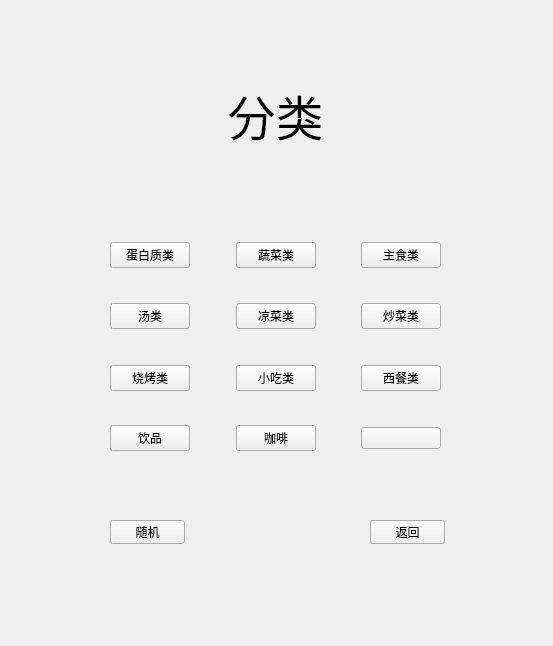
<?xml version="1.0" encoding="UTF-8"?>
<ui version="4.0">
 <class>Form</class>
 <widget class="QWidget" name="Form">
  <property name="geometry">
   <rect>
    <x>0</x>
    <y>0</y>
    <width>553</width>
    <height>646</height>
   </rect>
  </property>
  <property name="windowTitle">
   <string>Form</string>
  </property>
  <property name="styleSheet">
   <string notr="true">QPushButton { font-size: 12px; font-family: '黑体'; background-color: rgb(170, 170, 255); }
background-color: rgb(170, 170, 255);</string>
  </property>
  <widget class="QWidget" name="gridLayoutWidget">
   <property name="geometry">
    <rect>
     <x>110</x>
     <y>80</y>
     <width>331</width>
     <height>371</height>
    </rect>
   </property>
   <layout class="QGridLayout" name="gridLayout">
    <item row="6" column="0">
     <widget class="QPushButton" name="pushButton_8">
      <property name="text">
       <string>汤类</string>
      </property>
     </widget>
    </item>
    <item row="8" column="0">
     <widget class="QPushButton" name="pushButton_9">
      <property name="text">
       <string>烧烤类</string>
      </property>
     </widget>
    </item>
    <item row="9" column="2">
     <spacer name="verticalSpacer_3">
      <property name="orientation">
       <enum>Qt::Vertical</enum>
      </property>
      <property name="sizeHint" stdset="0">
       <size>
        <width>20</width>
        <height>40</height>
       </size>
      </property>
     </spacer>
    </item>
    <item row="6" column="4">
     <widget class="QPushButton" name="pushButton_3">
      <property name="text">
       <string>炒菜类</string>
      </property>
     </widget>
    </item>
    <item row="7" column="0">
     <spacer name="verticalSpacer_2">
      <property name="orientation">
       <enum>Qt::Vertical</enum>
      </property>
      <property name="sizeHint" stdset="0">
       <size>
        <width>20</width>
        <height>40</height>
       </size>
      </property>
     </spacer>
    </item>
    <item row="10" column="2">
     <widget class="QPushButton" name="pushButton_11">
      <property name="text">
       <string>咖啡</string>
      </property>
     </widget>
    </item>
    <item row="4" column="2">
     <widget class="QPushButton" name="pushButton_5">
      <property name="text">
       <string>蔬菜类</string>
      </property>
     </widget>
    </item>
    <item row="6" column="2">
     <widget class="QPushButton" name="pushButton_4">
      <property name="text">
       <string>凉菜类</string>
      </property>
     </widget>
    </item>
    <item row="10" column="0">
     <widget class="QPushButton" name="pushButton_10">
      <property name="text">
       <string>饮品</string>
      </property>
     </widget>
    </item>
    <item row="0" column="0" colspan="5">
     <widget class="QLabel" name="label">
      <property name="font">
       <font>
        <family>宋体</family>
        <pointsize>36</pointsize>
       </font>
      </property>
      <property name="text">
       <string>分类</string>
      </property>
      <property name="alignment">
       <set>Qt::AlignCenter</set>
      </property>
     </widget>
    </item>
    <item row="7" column="1">
     <spacer name="verticalSpacer_5">
      <property name="orientation">
       <enum>Qt::Vertical</enum>
      </property>
      <property name="sizeHint" stdset="0">
       <size>
        <width>20</width>
        <height>40</height>
       </size>
      </property>
     </spacer>
    </item>
    <item row="2" column="0">
     <spacer name="verticalSpacer_7">
      <property name="orientation">
       <enum>Qt::Vertical</enum>
      </property>
      <property name="sizeHint" stdset="0">
       <size>
        <width>20</width>
        <height>40</height>
       </size>
      </property>
     </spacer>
    </item>
    <item row="8" column="2">
     <widget class="QPushButton" name="pushButton_6">
      <property name="text">
       <string>小吃类</string>
      </property>
     </widget>
    </item>
    <item row="5" column="0">
     <spacer name="verticalSpacer">
      <property name="orientation">
       <enum>Qt::Vertical</enum>
      </property>
      <property name="sizeHint" stdset="0">
       <size>
        <width>20</width>
        <height>40</height>
       </size>
      </property>
     </spacer>
    </item>
    <item row="4" column="0">
     <widget class="QPushButton" name="pushButton_7">
      <property name="text">
       <string>蛋白质类</string>
      </property>
     </widget>
    </item>
    <item row="6" column="3">
     <spacer name="verticalSpacer_6">
      <property name="orientation">
       <enum>Qt::Vertical</enum>
      </property>
      <property name="sizeHint" stdset="0">
       <size>
        <width>20</width>
        <height>40</height>
       </size>
      </property>
     </spacer>
    </item>
    <item row="1" column="0">
     <spacer name="verticalSpacer_4">
      <property name="orientation">
       <enum>Qt::Vertical</enum>
      </property>
      <property name="sizeHint" stdset="0">
       <size>
        <width>20</width>
        <height>40</height>
       </size>
      </property>
     </spacer>
    </item>
    <item row="8" column="4">
     <widget class="QPushButton" name="pushButton_2">
      <property name="text">
       <string>西餐类</string>
      </property>
     </widget>
    </item>
    <item row="10" column="4">
     <widget class="QPushButton" name="pushButton_12">
      <property name="text">
       <string/>
      </property>
     </widget>
    </item>
    <item row="4" column="4">
     <widget class="QPushButton" name="pushButton">
      <property name="text">
       <string>主食类</string>
      </property>
     </widget>
    </item>
    <item row="3" column="0">
     <spacer name="verticalSpacer_8">
      <property name="orientation">
       <enum>Qt::Vertical</enum>
      </property>
      <property name="sizeHint" stdset="0">
       <size>
        <width>20</width>
        <height>40</height>
       </size>
      </property>
     </spacer>
    </item>
   </layout>
  </widget>
  <widget class="QPushButton" name="pushButton_13">
   <property name="geometry">
    <rect>
     <x>370</x>
     <y>520</y>
     <width>75</width>
     <height>24</height>
    </rect>
   </property>
   <property name="text">
    <string>返回</string>
   </property>
  </widget>
  <widget class="QPushButton" name="pushButton_14">
   <property name="geometry">
    <rect>
     <x>110</x>
     <y>520</y>
     <width>75</width>
     <height>24</height>
    </rect>
   </property>
   <property name="text">
    <string>随机</string>
   </property>
  </widget>
 </widget>
 <resources/>
 <connections>
  <connection>
   <sender>pushButton_13</sender>
   <signal>clicked()</signal>
   <receiver>Form</receiver>
   <slot>close()</slot>
   <hints>
    <hint type="sourcelabel">
     <x>555</x>
     <y>526</y>
    </hint>
    <hint type="destinationlabel">
     <x>437</x>
     <y>526</y>
    </hint>
   </hints>
  </connection>
 </connections>
</ui>
